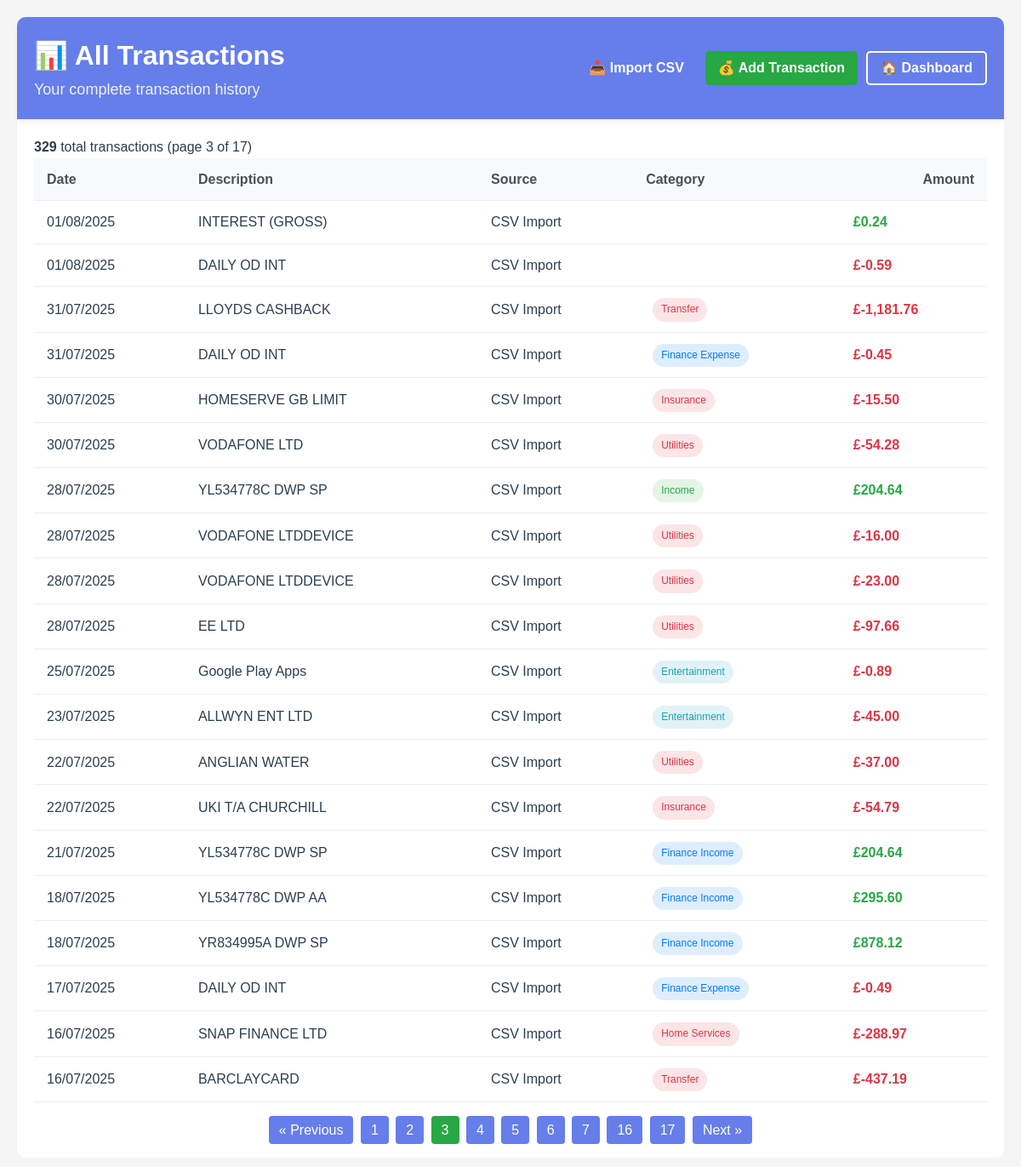
Screenshot of /transactions?page=3 with the database file from the repository.
### models.py (models this page shows)
    class Transaction(db.Model):
        __tablename__ = "transactions"
        id = db.Column(db.Integer, primary_key=True)
        external_id = db.Column(db.String(255))
        date = db.Column(db.Date, nullable=False)
        description = db.Column(db.Text, nullable=False)
        amount = db.Column(db.Numeric(10, 2), nullable=False)
        balance = db.Column(db.Numeric(10, 2))
        category_id = db.Column(db.Integer, db.ForeignKey("categories.id"))
        source_id = db.Column(db.Integer, db.ForeignKey("sources.id"))
        source_type = db.Column(db.String(50))
        raw_data = db.Column(db.Text)
        created_at = db.Column(db.DateTime, default=datetime.utcnow)
        updated_at = db.Column(
            db.DateTime, default=datetime.utcnow, onupdate=datetime.utcnow
        )
        account = db.Column(db.Text)
        reference = db.Column(db.Text)
        account_id = db.Column(db.Integer, db.ForeignKey("accounts.id"))
        is_projected = db.Column(db.Boolean, default=False)
        recurring_pattern_id = db.Column(db.Integer)
        source = db.relationship("Source", backref="transactions")
        account_link = db.relationship("Account", backref="account_transactions")

    class Source(db.Model):
        __tablename__ = "sources"
        id = db.Column(db.Integer, primary_key=True)
        name = db.Column(db.String(100), nullable=False)
        type = db.Column(db.String(50), nullable=False)
        is_active = db.Column(db.Boolean, default=True)
        created_at = db.Column(db.DateTime, default=datetime.utcnow)

    class Category(db.Model):
        __tablename__ = "categories"
        id = db.Column(db.Integer, primary_key=True)
        name = db.Column(db.String(100), nullable=False)
        type = db.Column(db.String(20), nullable=False)
        color = db.Column(db.String(7))
        parent_id = db.Column(db.Integer, db.ForeignKey("categories.id"))
        created_at = db.Column(db.DateTime, default=datetime.utcnow)
        description = db.Column(db.String(200))
        monthly_budget = db.Column(db.Numeric(10, 2))
        is_recurring = db.Column(db.Boolean, default=False)
        subcategories = db.relationship("Category", remote_side=[id])
        transactions = db.relationship("Transaction", backref="category")

### app.py (the view)
@app.route("/transactions")
def transactions():
    page = request.args.get('page', 1, type=int)
    transactions = Transaction.query.order_by(Transaction.date.desc()).paginate(page=page, per_page=20)
    return render_template("transactions/transactions.html", transactions=transactions)

### app.py (called while the page is built)
@app.template_filter('currency')
def currency_filter(value):
    try:
        return f"£{float(value):,.2f}"
    except (ValueError, TypeError):
        return value

@app.template_filter('date_uk')
def date_uk_filter(value):
    try:
        return value.strftime('%d/%m/%Y')
    except Exception:
        return value

### templates/transactions/transactions.html (shortened to what this page needs)
<!DOCTYPE html>
<link rel="stylesheet" href="{{ url_for('static', filename='css/style.css') }}">
<html>
<head>
</head>
<body>
    <div class="container">
        <div class="header">
            <div>
                <h1>📊 All Transactions</h1>
                <p>Your complete transaction history</p>
            </div>
            <div class="header-actions">
                <a href="/transactions/import" class="btn btn-primary">📥 Import CSV</a>
                <a href="/transactions/add" class="btn btn-success">💰 Add Transaction</a>
                <a href="{{ url_for('dashboard') }}" class="btn btn-outline">🏠 Dashboard</a>
            </div>
        </div>
        {% if transactions.items %}
            <p><strong>{{ transactions.total }}</strong> total transactions (page {{ transactions.page }} of {{ transactions.pages }})</p>
            <table class="transactions-table">
                <thead>
                    <tr>
                        <th>Date</th>
                        <th>Description</th>
                        <th>Source</th>
                        <th>Category</th>
                        <th style="text-align: right;">Amount</th>
                    </tr>
                </thead>
                <tbody>
                    {% for tx in transactions.items %}
                    <tr>
                        <td>{{ tx.date | date_uk }}</td>
                        <td>{{ tx.description }}</td>
                        <td>{{ tx.source.name if tx.source else 'Unknown Source' }}</td>
                        <td>
                            {% if tx.category %}
                                <span class="category-tag" style="background-color: {{ tx.category.color }}20; color: {{ tx.category.color }};">
                                    {{ tx.category.name }}
                                </span>
                            {% endif %}
                        </td>
                        <td class="tx-amount {% if tx.amount > 0 %}amount-positive{% else %}amount-negative{% endif %}">{{ tx.amount | currency }}</td>
                    </tr>
                    {% endfor %}
                </tbody>
            </table>
            {% if transactions.pages > 1 %}
            <div class="pagination">
                {% if transactions.has_prev %}
                    <a href="{{ url_for('transactions', page=transactions.prev_num) }}">&laquo; Previous</a>
                {% endif %}
                {% for page_num in transactions.iter_pages() %}
                    {% if page_num %}
                        {% if page_num != transactions.page %}
                            <a href="{{ url_for('transactions', page=page_num) }}">{{ page_num }}</a>
                        {% else %}
                            <span style="padding: 8px 12px; background: #28a745; color: white; border-radius: 4px;">{{ page_num }}</span>
                        {% endif %}
                    {% endif %}
                {% endfor %}
                {% if transactions.has_next %}
                    <a href="{{ url_for('transactions', page=transactions.next_num) }}">Next &raquo;</a>
                {% endif %}
            </div>
            {% endif %}
        {% else %}
            <div style="text-align: center; padding: 40px; color: #666;">
                <h3>No transactions found</h3>
                <p>Your transaction data will appear here.</p>
            </div>
        {% endif %}
    </div>
</body>
</html>

### static/css/style.css (style rules this page uses)
.header { display: flex; justify-content: space-between; align-items: center; }
:root { --primary-color: #667eea; --primary-dark: #4c63d2; --primary-light: #e7edff; --secondary-color: #764ba2; --success-color: #28a745; --success-light: #d4edda; --success-dark: #155724; --warning-color: #ffc107; --warning-light: #fff3cd; --warning-dark: #856404; --danger-color: #dc3545; --danger-light: #f8d7da; --danger-dark: #721c24; --info-color: #17a2b8; --info-light: #d1ecf1; --info-dark: #0c5460; --white: #ffffff; --gray-50: #f8f9fa; --gray-100: #e9ecef; --gray-200: #dee2e6; --gray-300: #ced4da; --gray-400: #adb5bd; --gray-500: #6c757d; --gray-600: #495057; --gray-700: #343a40; --gray-800: #212529; --gray-900: #000000; --text-primary: #2c3e50; --text-secondary: #7f8c8d; --text-muted: #6c757d; --bg-primary: #f5f7fa; --bg-card: #ffffff; --bg-overlay: rgba(255, 255, 255, 0.1); --gradient-primary: linear-gradient(135deg, #667eea 0%, #764ba2 100%); --gradient-success: linear-gradient(135deg, #28a745 0%, #20c997 100%); --gradient-projection: linear-gradient(135deg, #667eea 0%, #764ba2 100%); --spacing-xs: 0.25rem; --spacing-sm: 0.5rem; --spacing-md: 1rem; --spacing-lg: 1.5rem; --spacing-xl: 2rem; --spacing-xxl: 3rem; --border-radius-sm: 4px; --border-radius-md: 8px; --border-radius-lg: 12px; --border-radius-xl: 15px; --border-radius-full: 50%; --shadow-sm: 0 2px 4px rgba(0,0,0,0.1); --shadow-md: 0 4px 6px rgba(0,0,0,0.05); --shadow-lg: 0 8px 25px rgba(0,0,0,0.15); --shadow-xl: 0 8px 32px rgba(102, 126, 234, 0.3); --transition-fast: 0.3s ease; --transition-slow: 0.5s ease; --font-family: -apple-system, BlinkMacSystemFont, 'Segoe UI', Roboto, sans-serif; --font-size-xs: 0.75rem; --font-size-sm: 0.875rem; --font-size-base: 1rem; --font-size-lg: 1.125rem; --font-size-xl: 1.25rem; --font-size-2xl: 1.5rem; --font-size-3xl: 2rem; --font-size-4xl: 2.5rem; }
* { margin: 0; padding: 0; box-sizing: border-box; }
body { font-family: var(--font-family); background: var(--bg-primary); line-height: 1.6; color: var(--text-primary); }
.container { max-width: 1400px; margin: 0 auto; padding: var(--spacing-xl) var(--spacing-md); }
.header { background: var(--gradient-primary); color: var(--white); padding: var(--spacing-xl); box-shadow: var(--shadow-md); border-radius: var(--border-radius-xl) var(--border-radius-xl) 0 0; margin-bottom: var(--spacing-xl); }
.header p { opacity: 0.9; font-size: var(--font-size-lg); }
.btn { display: inline-flex; align-items: center; gap: var(--spacing-sm); padding: 0.75rem var(--spacing-lg); border: none; border-radius: var(--border-radius-md); font-weight: 600; text-decoration: none; cursor: pointer; font-size: var(--font-size-base); transition: var(--transition-fast); line-height: 1; }
.btn-primary { background: var(--primary-color); color: var(--white); }
.btn-success { background: var(--success-color); color: var(--white); }
.btn-outline { background: transparent; border: 2px solid var(--primary-color); color: var(--primary-color); }
.transaction-amount, .tx-amount { font-weight: bold; font-size: var(--font-size-lg); }
.amount-positive { color: var(--success-color); font-weight: 600; }
.amount-negative { color: var(--danger-color); font-weight: 600; }
.category-tag { display: inline-block; padding: var(--spacing-xs) 0.75rem; border-radius: 20px; font-size: var(--font-size-xs); font-weight: 500; margin-left: var(--spacing-sm); background: var(--gray-100); color: var(--text-primary); }
.pagination { text-align: center; margin-top: var(--spacing-xl); }
.pagination a, .pagination span { padding: var(--spacing-sm) 0.75rem; margin: 0 2px; background: var(--primary-color); color: var(--white); text-decoration: none; border-radius: var(--border-radius-sm); transition: var(--transition-fast); }

### rows the page displays
Transaction: date "01/08/2025", description "INTEREST (GROSS)", source "CSV Import", amount "£0.24"
Transaction: date "01/08/2025", description "DAILY OD INT", source "CSV Import", amount "£-0.59"
Transaction: date "31/07/2025", description "LLOYDS CASHBACK", source "CSV Import", category.name "Transfer", amount "£-1,181.76"
Transaction: date "31/07/2025", description "DAILY OD INT", source "CSV Import", category.name "Finance Expense", amount "£-0.45"
Transaction: date "30/07/2025", description "HOMESERVE GB LIMIT", source "CSV Import", category.name "Insurance", amount "£-15.50"
Transaction: date "30/07/2025", description "VODAFONE LTD", source "CSV Import", category.name "Utilities", amount "£-54.28"
Transaction: date "28/07/2025", description "YL534778C DWP SP", source "CSV Import", category.name "Income", amount "£204.64"
Transaction: date "28/07/2025", description "VODAFONE LTDDEVICE", source "CSV Import", category.name "Utilities", amount "£-16.00"
Transaction: date "28/07/2025", description "VODAFONE LTDDEVICE", source "CSV Import", category.name "Utilities", amount "£-23.00"
Transaction: date "28/07/2025", description "EE LTD", source "CSV Import", category.name "Utilities", amount "£-97.66"
Transaction: date "25/07/2025", description "Google Play Apps", source "CSV Import", category.name "Entertainment", amount "£-0.89"
Transaction: date "23/07/2025", description "ALLWYN ENT LTD", source "CSV Import", category.name "Entertainment", amount "£-45.00"
Transaction: date "22/07/2025", description "ANGLIAN WATER", source "CSV Import", category.name "Utilities", amount "£-37.00"
Transaction: date "22/07/2025", description "UKI T/A CHURCHILL", source "CSV Import", category.name "Insurance", amount "£-54.79"
Transaction: date "21/07/2025", description "YL534778C DWP SP", source "CSV Import", category.name "Finance Income", amount "£204.64"
Transaction: date "18/07/2025", description "YL534778C DWP AA", source "CSV Import", category.name "Finance Income", amount "£295.60"
Transaction: date "18/07/2025", description "YR834995A DWP SP", source "CSV Import", category.name "Finance Income", amount "£878.12"
Transaction: date "17/07/2025", description "DAILY OD INT", source "CSV Import", category.name "Finance Expense", amount "£-0.49"
Transaction: date "16/07/2025", description "SNAP FINANCE LTD", source "CSV Import", category.name "Home Services", amount "£-288.97"
Transaction: date "16/07/2025", description "BARCLAYCARD", source "CSV Import", category.name "Transfer", amount "£-437.19"

### other values shown
{{ transactions.total }} "329"
{{ transactions.page }} "3"
{{ transactions.pages }} "17"
{{ page_num }} "1" "2" "4" "5" "6" "7" "16" "17"
{{ page_num }} "3"
